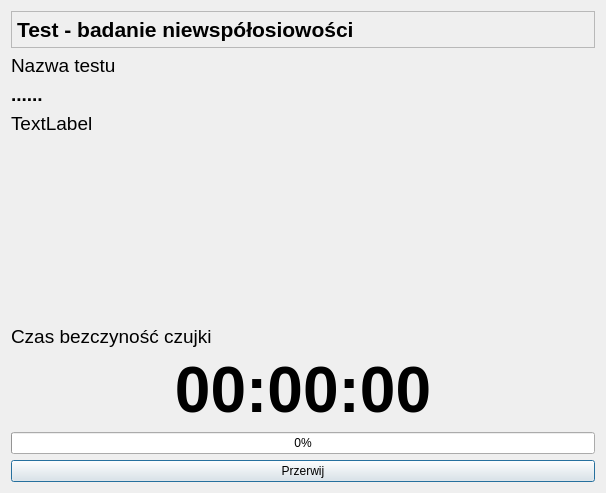
<?xml version="1.0" encoding="UTF-8"?>
<ui version="4.0">
 <class>OknoCzekaniaBadanieKatowe</class>
 <widget class="QDialog" name="OknoCzekaniaBadanieKatowe">
  <property name="geometry">
   <rect>
    <x>0</x>
    <y>0</y>
    <width>606</width>
    <height>493</height>
   </rect>
  </property>
  <property name="windowTitle">
   <string>Parametry Testu - oczekiwanie na stabilizację czujki</string>
  </property>
  <layout class="QVBoxLayout" name="verticalLayout">
   <item>
    <widget class="QFrame" name="frame">
     <property name="maximumSize">
      <size>
       <width>16777215</width>
       <height>40</height>
      </size>
     </property>
     <property name="frameShape">
      <enum>QFrame::StyledPanel</enum>
     </property>
     <property name="frameShadow">
      <enum>QFrame::Raised</enum>
     </property>
     <layout class="QHBoxLayout" name="horizontalLayout">
      <property name="leftMargin">
       <number>5</number>
      </property>
      <property name="topMargin">
       <number>5</number>
      </property>
      <property name="rightMargin">
       <number>5</number>
      </property>
      <property name="bottomMargin">
       <number>5</number>
      </property>
      <item>
       <widget class="QLabel" name="head">
        <property name="maximumSize">
         <size>
          <width>16777215</width>
          <height>45</height>
         </size>
        </property>
        <property name="font">
         <font>
          <pointsize>16</pointsize>
          <bold>true</bold>
         </font>
        </property>
        <property name="text">
         <string>Test - badanie niewspółosiowości</string>
        </property>
       </widget>
      </item>
     </layout>
    </widget>
   </item>
   <item>
    <widget class="QLabel" name="eTestName">
     <property name="font">
      <font>
       <pointsize>14</pointsize>
      </font>
     </property>
     <property name="text">
      <string>Nazwa testu</string>
     </property>
     <property name="alignment">
      <set>Qt::AlignLeading|Qt::AlignLeft|Qt::AlignVCenter</set>
     </property>
    </widget>
   </item>
   <item>
    <widget class="QLabel" name="testName">
     <property name="font">
      <font>
       <pointsize>14</pointsize>
       <bold>true</bold>
      </font>
     </property>
     <property name="text">
      <string>......</string>
     </property>
    </widget>
   </item>
   <item>
    <widget class="QLabel" name="podTestName">
     <property name="font">
      <font>
       <pointsize>14</pointsize>
      </font>
     </property>
     <property name="text">
      <string>TextLabel</string>
     </property>
    </widget>
   </item>
   <item>
    <spacer name="verticalSpacer">
     <property name="orientation">
      <enum>Qt::Vertical</enum>
     </property>
     <property name="sizeHint" stdset="0">
      <size>
       <width>20</width>
       <height>40</height>
      </size>
     </property>
    </spacer>
   </item>
   <item>
    <widget class="QLabel" name="lczas">
     <property name="font">
      <font>
       <pointsize>14</pointsize>
      </font>
     </property>
     <property name="text">
      <string>Czas bezczyność czujki </string>
     </property>
     <property name="wordWrap">
      <bool>true</bool>
     </property>
    </widget>
   </item>
   <item>
    <widget class="QLabel" name="czas">
     <property name="font">
      <font>
       <pointsize>48</pointsize>
       <bold>true</bold>
      </font>
     </property>
     <property name="text">
      <string>00:00:00</string>
     </property>
     <property name="alignment">
      <set>Qt::AlignCenter</set>
     </property>
     <property name="wordWrap">
      <bool>true</bool>
     </property>
    </widget>
   </item>
   <item>
    <widget class="QProgressBar" name="progressBar">
     <property name="value">
      <number>0</number>
     </property>
    </widget>
   </item>
   <item>
    <widget class="QPushButton" name="pbBreak">
     <property name="text">
      <string>Przerwij</string>
     </property>
    </widget>
   </item>
  </layout>
 </widget>
 <resources/>
 <connections/>
</ui>
